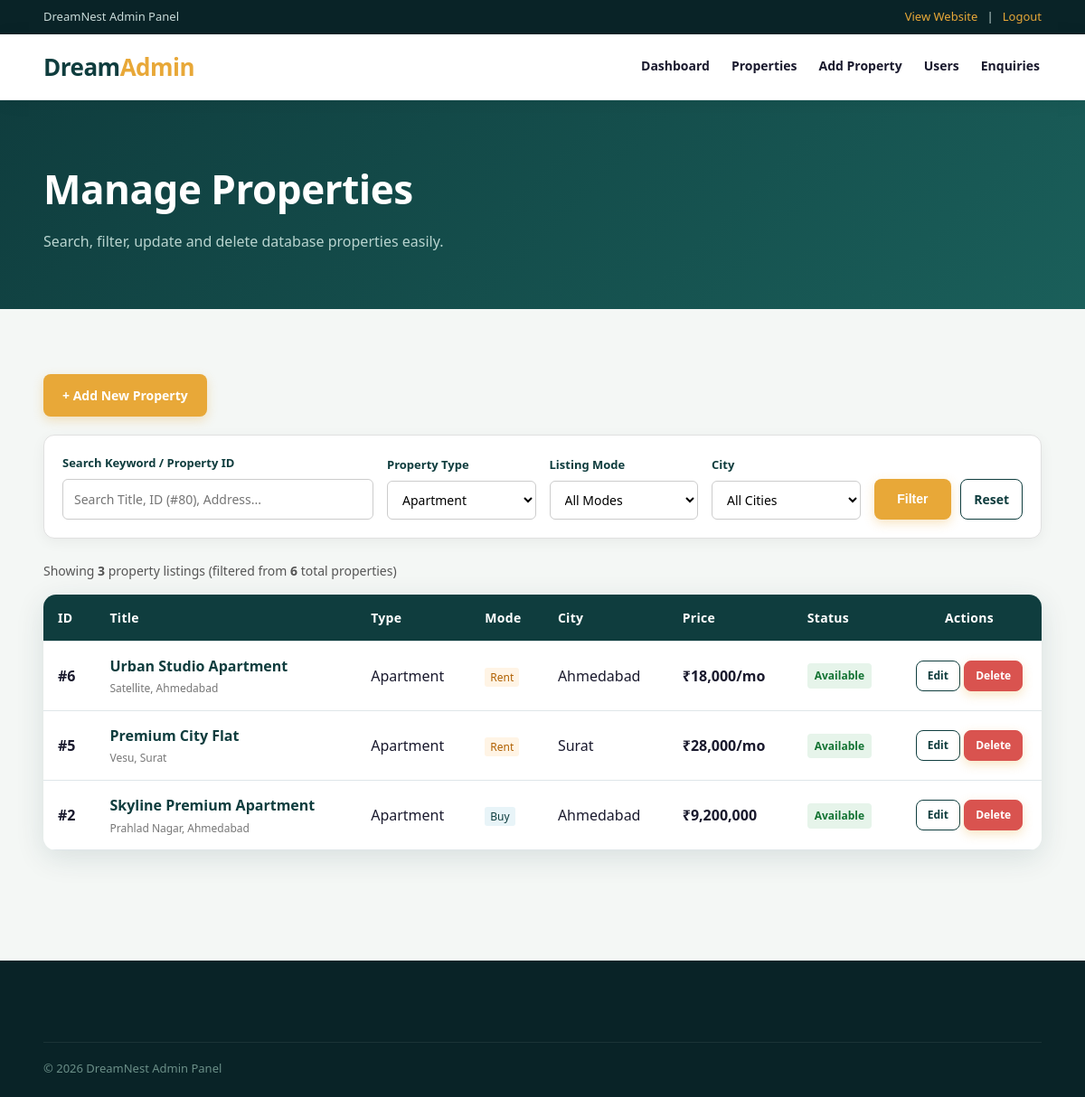
Screenshot of /admin/properties.php?type=Apartment (signed in) with the database file from the repository.
### tables this page shows
CREATE TABLE properties (
 id INT AUTO_INCREMENT PRIMARY KEY,
 title VARCHAR(180) NOT NULL,
 description TEXT,
 type ENUM('House','Apartment','Villa','Commercial','Plot') NOT NULL,
 listing_type ENUM('Buy','Rent') DEFAULT 'Buy',
 city VARCHAR(100) NOT NULL,
 address VARCHAR(255),
 price DECIMAL(14,2) NOT NULL,
 area INT DEFAULT 0,
 bedrooms INT DEFAULT 0,
 bathrooms INT DEFAULT 0,
 parking INT DEFAULT 0,
 image VARCHAR(255),
 status ENUM('Available','Sold','Rented') DEFAULT 'Available',
 created_at TIMESTAMP DEFAULT CURRENT_TIMESTAMP
);

### admin/properties.php (the view, shortened to what this page needs)
<?php
require '../includes/config.php';
$q_search = trim($_GET['q'] ?? '');
$f_type = trim($_GET['type'] ?? '');
$f_listing = trim($_GET['listing_type'] ?? '');
$f_city = trim($_GET['city'] ?? '');
$where = [];
$params = [];
$types = "";
if ($f_type !== '') {
    $where[] = "type = ?";
    $params[] = $f_type;
    $types .= "s";
}
$sql = "SELECT * FROM properties";
if (!empty($where)) {
    $sql .= " WHERE " . implode(" AND ", $where);
}
$sql .= " ORDER BY id DESC";
$stmt = $conn->prepare($sql);
if (!empty($params)) {
    $stmt->bind_param($types, ...$params);
}
$stmt->execute();
$r = $stmt->get_result();
$total_count_res = $conn->query("SELECT COUNT(*) as total FROM properties");
$total_in_db = $total_count_res->fetch_assoc()['total'];
$matching_count = $r->num_rows;
?>
<!doctype html>
<html lang="en">
<head>
    <link rel="stylesheet" href="../css/style.css">
</head>
<body>
    <?php include 'header.php'; ?>
    <section class="pagehero">
        <div class="container">
            <h1>Manage Properties</h1>
            <p>Search, filter, update and delete database properties easily.</p>
        </div>
    </section>
    <section class="section">
        <div class="container">
            <div style="display: flex; justify-content: space-between; align-items: center; margin-bottom: 20px;">
                <a class="btn gold" href="add-property.php">+ Add New Property</a>
            </div>
            <div class="admin-filter-card">
                <form method="get" action="properties.php">
                    <div class="admin-filter-grid">
                        <div style="grid-column: span 2;">
                            <label>Search Keyword / Property ID</label>
                            <input type="text" name="q" placeholder="Search Title, ID (#80), Address..." value="<?= htmlspecialchars($q_search) ?>">
                        </div>
                        <div>
                            <label>Property Type</label>
                            <select name="type">
                                <?php foreach (['House', 'Apartment', 'Villa', 'Commercial', 'Plot'] as $t): ?>
                                    <option value="<?= $t ?>" <?= ($f_type === $t) ? 'selected' : '' ?>><?= $t ?></option>
                                <?php endforeach; ?>
                            </select>
                        </div>
                        <div>
                            <label>Listing Mode</label>
                            <select name="listing_type">
                                <option value="">All Modes</option>
                            </select>
                        </div>
                        <div>
                            <label>City</label>
                            <select name="city">
                                <option value="">All Cities</option>
                            </select>
                        </div>
                        <div class="admin-filter-actions">
                            <button type="submit" class="btn gold" style="flex:1;">Filter</button>
                            <?php if ($q_search !== '' || $f_type !== '' || $f_listing !== '' || $f_city !== ''): ?>
                                <a href="properties.php" class="btn outline" style="padding: 10px 14px;">Reset</a>
                            <?php endif; ?>
                        </div>
                    </div>
                </form>
            </div>
            <div class="filter-stats-bar">
                <div>
                    Showing <strong><?= $matching_count ?></strong> property listing<?= ($matching_count !== 1) ? 's' : '' ?>
                    <?php if ($matching_count !== $total_in_db): ?>
                        (filtered from <strong><?= $total_in_db ?></strong> total properties)
                    <?php endif; ?>
                </div>
            </div>
            <div class="table-wrap">
                <table>
                    <thead>
                        <tr>
                            <th>ID</th>
                            <th>Title</th>
                            <th>Type</th>
                            <th>Mode</th>
                            <th>City</th>
                            <th>Price</th>
                            <th>Status</th>
                            <th style="text-align: center; width: 160px;">Actions</th>
                        </tr>
                    </thead>
                    <tbody>
                        <?php if ($r->num_rows > 0): ?>
                            <?php while ($p = $r->fetch_assoc()): ?>
                                <?php
                                    $statusClass = 'badge-available';
                                ?>
                                <tr>
                                    <td><strong>#<?= $p['id'] ?></strong></td>
                                    <td>
                                        <a href="../property-details.php?id=<?= $p['id'] ?>" target="_blank" style="color:#0F3D3E; font-weight:600; text-decoration:none;">
                                            <?= htmlspecialchars($p['title']) ?>
                                        </a>
                                        <div style="font-size:12px; color:#777; margin-top:2px;"><?= htmlspecialchars($p['address']) ?></div>
                                    </td>
                                    <td><?= htmlspecialchars($p['type']) ?></td>
                                    <td>
                                        <span style="font-size:12px; padding:2px 6px; border-radius:3px; background:<?= ($p['listing_type']==='Buy')?'#e8f4f8':'#fff4e5' ?>; color:<?= ($p['listing_type']==='Buy')?'#0f3d3e':'#b06000' ?>;">
                                            <?= htmlspecialchars($p['listing_type']) ?>
                                        </span>
                                    </td>
                                    <td><?= htmlspecialchars($p['city']) ?></td>
                                    <td>
                                        <strong>
                                            <?= ($p['listing_type'] === 'Rent') ? '₹' . number_format($p['price']) . '/mo' : '₹' . number_format($p['price']) ?>
                                        </strong>
                                    </td>
                                    <td><span class="badge-status <?= $statusClass ?>"><?= htmlspecialchars($p['status']) ?></span></td>
                                    <td style="text-align: center;">
                                        <a class="btn outline" href="edit-property.php?id=<?= $p['id'] ?>" style="padding: 6px 12px; font-size:12px;">Edit</a>
                                        <a class="btn gold" href="delete-property.php?id=<?=$p['id']?>" onclick="return confirm('Are you sure you want to delete property #<?= $p['id'] ?> - <?= htmlspecialchars(addslashes($p['title'])) ?>?')" style="padding: 6px 12px; font-size:12px; background-color:#d9534f; border-color:#d9534f; color:#fff;">Delete</a>
                                    </td>
                                </tr>
                            <?php endwhile; ?>
                        <?php endif; ?>
                    </tbody>
                </table>
            </div>
        </div>
    </section>
    <footer>
        <div class="container">
            <div class="copyright">© 2026 DreamNest Admin Panel</div>
        </div>
    </footer>
</body>
</html>

### css/style.css (style rules this page uses)
:root { --navy:#0F3D3E;--navy2:#092327;--gold:#E8A838;--bg:#F4F7F5;--white:#fff;--text:#1a1a2e;--muted:#6b7f8e;--line:#dfe6e9;--green:#27844a;--shadow:0 8px 32px rgba(15,61,62,.12);--accent:#148B82;--card-radius:16px }
* { box-sizing:border-box;margin:0;padding:0 }
html { scroll-behavior:smooth }
body { font-family:'Segoe UI',Inter,Arial,sans-serif;color:var(--text);background:var(--bg);line-height:1.65 }
a { text-decoration:none;color:inherit }
.container { width:min(1200px,92%);margin:auto }
.btn { display:inline-block;border:1px solid transparent;border-radius:8px;padding:11px 20px;font-weight:800;cursor:pointer;font-size:14px;transition:all .2s ease }
.gold { background:var(--gold);color:#fff;box-shadow:0 4px 12px rgba(232,168,56,.3) }
.outline { border-color:var(--navy);color:var(--navy);background:#fff }
input,select,textarea { font:inherit;width:100%;padding:12px 14px;border:1px solid var(--line);border-radius:8px;outline:0;background:#fff;transition:border-color .2s }
.section { padding:72px 0 }
.pagehero { background:linear-gradient(135deg,var(--navy),#1a5f5a);color:#fff;padding:62px 0 }
.pagehero h1 { font-size:44px;letter-spacing:-.5px }
.pagehero p { color:#b8d4cf;margin-top:8px }
.table-wrap { overflow:auto;background:#fff;border-radius:14px;box-shadow:var(--shadow) }
table { width:100%;border-collapse:collapse;min-width:760px }
th,td { padding:14px 16px;text-align:left;border-bottom:1px solid var(--line) }
th { background:var(--navy);color:#fff;font-size:14px;font-weight:700;letter-spacing:.3px }
footer { background:var(--navy2);color:#adc5c0;margin-top:50px;padding:55px 0 20px }
.copyright { border-top:1px solid #ffffff12;margin-top:35px;padding-top:18px;font-size:13px;color:#6b8f88 }

### admin/properties.php (style rules this page uses)
.admin-filter-card { background: #ffffff; border-radius: 12px; padding: 20px; margin-bottom: 24px; box-shadow: 0 4px 15px rgba(0,0,0,0.05); border: 1px solid #e0e0e0; }
.admin-filter-grid { display: grid; grid-template-columns: repeat(auto-fit, minmax(160px, 1fr)); gap: 15px; align-items: end; }
.admin-filter-grid label { display: block; font-size: 13px; font-weight: 600; color: #0F3D3E; margin-bottom: 6px; }
.admin-filter-grid input, .admin-filter-grid select { width: 100%; padding: 10px 12px; border: 1px solid #ccc; border-radius: 6px; font-size: 14px; background-color: #fff; }
.admin-filter-actions { display: flex; gap: 10px; }
.filter-stats-bar { display: flex; justify-content: space-between; align-items: center; margin-bottom: 15px; font-size: 14px; color: #555; }
.badge-status { display: inline-block; padding: 4px 8px; border-radius: 4px; font-size: 12px; font-weight: 600; }
.badge-available { background-color: #e6f4ea; color: #137333; }

### rows the page displays
properties: id "6", title "Urban Studio Apartment", address "Satellite, Ahmedabad", type "Apartment", listing_type "Rent", city "Ahmedabad", price "18,000", status "Available"
properties: id "5", title "Premium City Flat", address "Vesu, Surat", type "Apartment", listing_type "Rent", city "Surat", price "28,000", status "Available"
properties: id "2", title "Skyline Premium Apartment", address "Prahlad Nagar, Ahmedabad", type "Apartment", listing_type "Buy", city "Ahmedabad", price "9,200,000", status "Available"

### other values shown
$matching_count "3"
$total_in_db "6"
form field type "Apartment"
